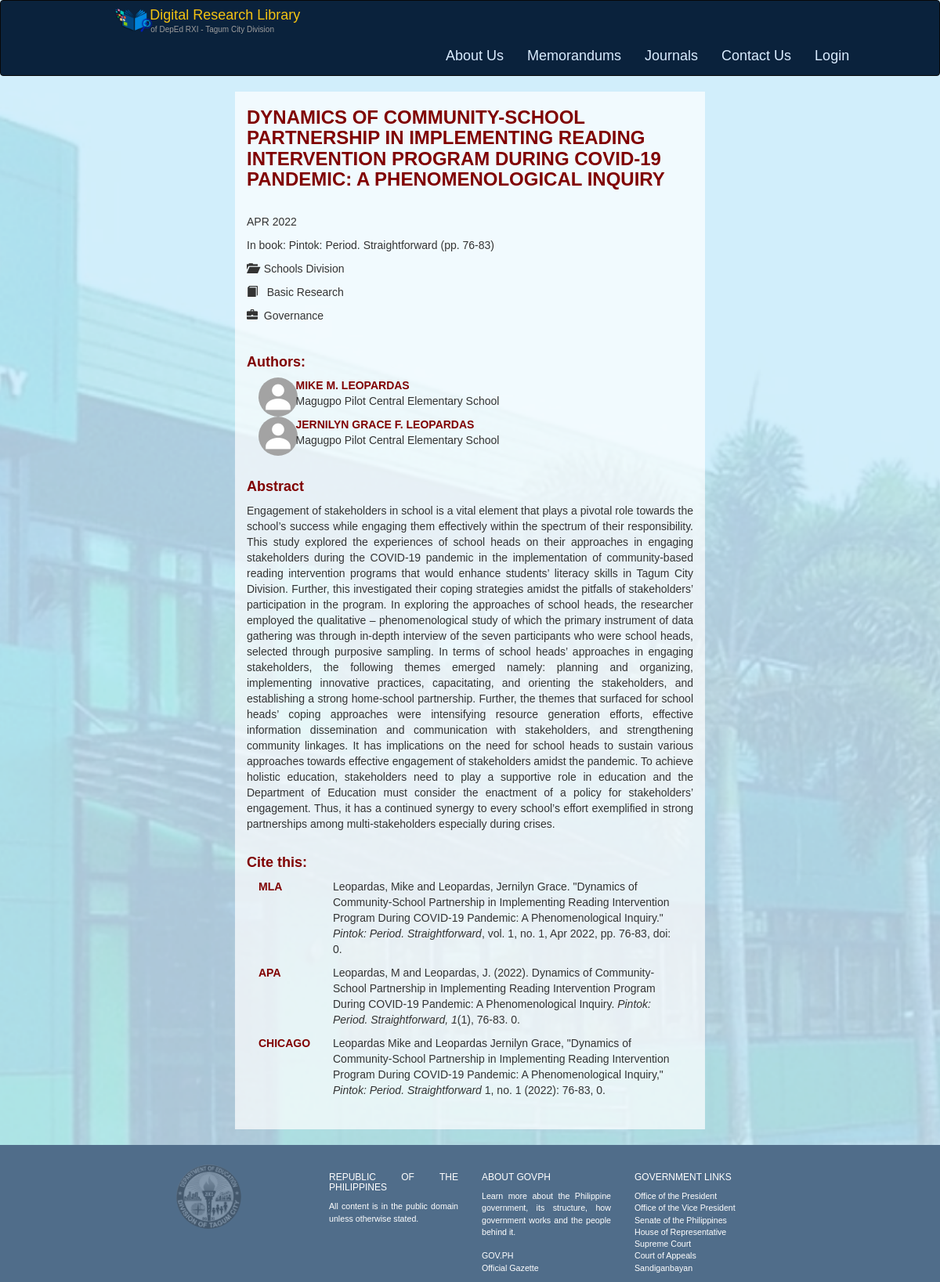
/pages/research_view.php?rid=29, run on the app's committed database.
### tables this page shows
CREATE TABLE `research_output` (
  `research_id` int(11) NOT NULL,
  `research_title` varchar(1024) NOT NULL,
  `research_doi` varchar(1024) NOT NULL,
  `research_category` varchar(1024) NOT NULL,
  `research_type` varchar(1024) NOT NULL,
  `research_agenda` varchar(1024) NOT NULL,
  `research_status` varchar(1024) NOT NULL,
  `research_abstract` varchar(2048) NOT NULL,
  `research_date_publish` date NOT NULL,
  `research_office` varchar(1024) NOT NULL,
  `research_keywords` varchar(512) NOT NULL,
  `research_journal_id` int(11) NOT NULL,
  `research_journal_pages` varchar(1024) NOT NULL,
  `research_filename` varchar(1024) NOT NULL,
  `research_filepath` varchar(1024) NOT NULL
);

CREATE TABLE `research_journal` (
  `journal_id` int(255) NOT NULL,
  `journal_user_id` int(255) NOT NULL COMMENT 'user who uploaded the journal',
  `journal_title` varchar(1024) NOT NULL,
  `journal_description` varchar(2048) NOT NULL,
  `journal_volume` int(255) NOT NULL,
  `journal_issue` int(255) NOT NULL,
  `journal_issn` varchar(1024) NOT NULL,
  `journal_publisher_name` varchar(1024) NOT NULL,
  `journal_date_publish` date NOT NULL,
  `journal_editor_team` varchar(1024) NOT NULL,
  `journal_filename` varchar(1024) NOT NULL,
  `journal_filepath` varchar(1024) NOT NULL,
  `journal_posted_at` datetime NOT NULL,
  `journal_updated_at` datetime NOT NULL,
  `journal_photo` varchar(1024) NOT NULL
);

CREATE TABLE `research_creation` (
  `creation_researcher_id` int(255) NOT NULL,
  `creation_research_id` int(255) NOT NULL
);

CREATE TABLE `researcher` (
  `researcher_id` int(255) NOT NULL,
  `researcher_user_id` int(255) DEFAULT NULL,
  `researcher_first_name` varchar(1024) NOT NULL,
  `researcher_middle_name` varchar(1024) NOT NULL,
  `researcher_last_name` varchar(1024) NOT NULL,
  `researcher_office` varchar(1024) NOT NULL,
  `researcher_designation` varchar(1024) NOT NULL,
  `researcher_profile_picture` varchar(1024) NOT NULL,
  `researcher_email` varchar(1024) NOT NULL
);

### pages/research_view.php (the view, shortened to what this page needs)
<?php
include "../database/db_config.php";
?>
<DOCTYPE! html>
<html>
	<head>
		<link rel="stylesheet" href="https://cdnjs.cloudflare.com/ajax/libs/font-awesome/4.7.0/css/font-awesome.min.css">
		<link rel="stylesheet" type="text/css" href="../bootstrap-3.3.7-dist/css/bootstrap.css">
		<link rel="stylesheet" type="text/css" href="../bootstrap-3.3.7-dist/css/bootstrap.min.css">
		<link rel="stylesheet" type="text/css" href="../css/body_css.css">
		<link rel="stylesheet" type="text/css" href="../css/footer_css.css">
		<link rel="stylesheet" type="text/css" href="../css/nav_css.css">
	</head>
	<body class="bg-light">
		<?php
			@include("navigation.php");
		?>
		<div class="container-fluid ">
		  	<div class="row content">
			    <div class="col-sm-3 sidenav" >
			    </div>
			    <div class="col-sm-6 center_content body_middle" >
			    <div class=" center_content" >
			    	<?php
			    		$id = intval($_GET['rid']);
						$query = "SELECT *
								FROM research_output AS ro
								INNER JOIN research_journal AS rj
								ON rj.journal_id = ro.research_journal_id
								WHERE ro.research_id = '$id'";
						if ($result = $db->query($query)) {
							while ($row = $result->fetch_assoc()) {
								$jtitle = ucwords(strtolower($row['journal_title']));
								$jpages = $row['research_journal_pages'];
								$rdate = strtotime($row['journal_date_publish']);
								$months = array("null","Jan","Feb","Mar","Apr","May","Jun","Jul","Aug","Sep","Oct","Nov","Dec");
								$queryAuthors = "SELECT * FROM researcher AS rs INNER JOIN research_creation As rc ON rs.researcher_id = rc.creation_researcher_id WHERE rc.creation_research_id = $id";
								$data_authors = [];
								if ($resultAuthor = $db->query($queryAuthors)) {
									while ($rowAuthor = $resultAuthor->fetch_assoc()) {
										$fields = [];
										$fields['fullname'] = strtoupper($rowAuthor['researcher_first_name']." ".$rowAuthor['researcher_middle_name'][0].". ".$rowAuthor['researcher_last_name']);
										$fields['fname'] = ucwords(strtolower($rowAuthor['researcher_first_name']));
										$fields['lname'] = ucwords(strtolower($rowAuthor['researcher_last_name']));
										$fields['profilepic'] = $rowAuthor['researcher_profile_picture'];
										$fields['office'] = ucwords(strtolower($rowAuthor['researcher_office']));
										$data_authors[] = $fields;
									}
								} else {
									echo $db->error;
								}
					?>
					<div>
						<p class="author_name h3" style="color: maroon;">
							<b> <?=strtoupper($row['research_title'])?> </b>
						</p>
					</div>
					<div>
						<br>
						<p> <?=strtoupper($months[intval(date('m',$rdate))])." ".date('Y',$rdate)?> </p>
						<p> In book: <?=$jtitle?> (pp. <?=$jpages?>) </p>
						<div>
							<p><span class="glyphicon glyphicon-folder-open"> </span>&nbsp;&nbsp;<?=$row['research_category']?></p>
							<p><span class="glyphicon glyphicon-book">  </span> &nbsp;&nbsp;<?=$row['research_type']?> </p>
							<p><span class="glyphicon glyphicon-briefcase">  </span>&nbsp;&nbsp;<?=$row['research_agenda']?></p>
						</div>
						<div>
							<br>
							<p class="h4" style="color: maroon;"><b><?= count($data_authors) > 1 ? 'Authors:' : 'Author:' ?></b></p>
							<?php
							foreach($data_authors as $author) {
							?>
								<div class="" style=" height: 50px;">
									<div class="col-sm-1" >
										<img class="  img-circle " src="../images/profile_pictures/<?=$author['profilepic']?>" alt="<?=$author['lname']?>" width="50px" height="50px">
									</div>
									<div class="col-sm-11 text-left" >
										<p>
											<b class="author_name" style="color: maroon;"> <?=$author['fullname']?>
											</b>
											<br> <?=$author['office']?>
										</p>
									</div>
								</div>
							<?php
							}
							?>
						</div>
					</div>
					<div>
						<br>
						<p class="h4" style="color: maroon;"><b> Abstract </b></p>
						<p class="text-justify">
							<?=$row['research_abstract']?>
						</p>
					</div>
					<div>
						<p class="h4" style="color: maroon;"> <br> <b> Cite this:</b></p>
						<div>
							<?php
								$mla_authors = "Unknown";
								$apa_authors = "Unknown";
								$chicago_authors = "Unknown";
								if (count($data_authors) == 1) {
									$mla_authors = $data_authors[0]['lname'].", ".$data_authors[0]['fname'];
									$apa_authors = $data_authors[0]['lname'].", ".$data_authors[0]['fname'][0];
									$chicago_authors = $data_authors[0]['lname']." ".$data_authors[0]['fname'];
								} else if (count($data_authors) == 2) {
									$mla_authors = $data_authors[0]['lname'].", ".$data_authors[0]['fname']." and ".$data_authors[1]['lname'].", ".$data_authors[1]['fname'];
									$apa_authors = $data_authors[0]['lname'].", ".$data_authors[0]['fname'][0]." and ". $data_authors[1]['lname'].", ".$data_authors[1]['fname'][0];
									$chicago_authors = $data_authors[0]['lname']." ".$data_authors[0]['fname']." and ". $data_authors[1]['lname']." ".$data_authors[1]['fname'];
								} else if (count($data_authors) >= 3) {
									$mla_authors = $data_authors[0]['lname'].", ".$data_authors[0]['fname']." et al";
									$apa_authors = $data_authors[0]['lname'].", ".$data_authors[0]['fname'][0]." et al";
									$chicago_authors = $data_authors[0]['lname']." ".$data_authors[0]['fname']." et al";
								}
								$mla = $mla_authors.'. "'.$row['research_title'].'." <i>'.$row['journal_title']."</i>, vol. ".$row['journal_volume'].", no. ".$row['journal_issue'].", ".$months[intval(date('m',$rdate))]." ".date('Y',$rdate).", pp. ".$row['research_journal_pages'].", doi: ".$row['research_doi'].".";
								$apa = $apa_authors.'. ('.date('Y',$rdate)."). ".$row['research_title'].'. <i>'.$row['journal_title'].", ".$row['journal_volume']."</i>(".$row['journal_issue']."), ".$row['research_journal_pages'].". ".$row['research_doi'].".";
								$chicago = $chicago_authors.', "'.$row['research_title'].'," <i>'.$row['journal_title']."</i> ".$row['journal_volume'].", no. ".$row['journal_issue']." (".date('Y',$rdate)."): ".$row['research_journal_pages'].", ".$row['research_doi'].".";
							?>
							<p class="col-md-2" style="color: maroon;"><b>MLA</b></p>
							<p class="col-md-10">
								<?=$mla?>
							</p>
						</div>
						<div>
							<p class="col-md-2" style="color: maroon;"><b>APA</b></p>
							<p class="col-md-10">
								<?=$apa?>
							</p>
						</div>
							<p class="col-md-2" style="color: maroon;"><b>CHICAGO</b></p>
							<p class="col-md-10">
								<?=$chicago?>
							</p>
						</div>
						<p>&nbsp;</p>
						<?php
							}
						} else {
							echo "<p> No conducted Research yet.</p>";
						}
						?>
					</div>
					</div>
				<div class="col-sm-3 sidenav" >
			    </div>
		  </div>
		</div>
		<br>
		<?php
			@include("footer.php");
		?>
	</body>
</html>

### css/body_css.css (style rules this page uses)
html { height: 100%; margin: 0; }
* { box-sizing: border-box; }
body { margin: 0; font-family: Arial, Helvetica, sans-serif; background-color: #f0f0ff; background-image: url('../images/bg2.png'); background-attachment: fixed; background-position: center; background-repeat: no-repeat; background-size: cover; width: 100%; }
.author_name { color: #00017A; }
.body_middle { background: rgba(255, 255, 255, 0.7) }

### css/nav_css.css (style rules this page uses)
body { margin: 0; font-family: Arial, Helvetica, sans-serif; }

### data on the page
research_output: research_title "DYNAMICS OF COMMUNITY-SCHOOL PARTNERSHIP IN IMPLEMENTING READING INTERVENTION PROGRAM DURING COVID-19 PANDEMIC: A PHENOMENOLOGICAL INQUIRY", research_journal.journal_date_publish "APR", research_journal.journal_date_publish "2022", research_journal.journal_title "Pintok: Period. Straightforward", research_journal_pages "76-83", research_category "Schools Division", research_type "Basic Research", research_agenda "Governance", research_abstract "Engagement of stakeholders in school is a vital element that plays a pivotal role towards the school’s success while engaging them effectively within the spectrum of their responsibility. This study explored the experiences of school heads on their approaches in engaging stakeholders during the COVID-19 pandemic in the implementation of community-based reading intervention programs that would enhance students’ literacy skills in Tagum City Division. Further, this investigated their coping strategies amidst the pitfalls of stakeholders’ participation in the program. In exploring the approaches of school heads, the researcher employed the qualitative – phenomenological study of which the…", mla_authors "Leopardas, Mike and Leopardas, Jernilyn Grace", research_title "Dynamics of Community-School Partnership in Implementing Reading Intervention Program During COVID-19 Pandemic: A Phenomenological Inquiry", research_journal.journal_volume "1", research_journal.journal_issue "1", research_journal.journal_date_publish "Apr", research_doi "0", apa_authors "Leopardas, M and Leopardas, J", chicago_authors "Leopardas Mike and Leopardas Jernilyn Grace"
research_creation: creation_researcher.researcher_profile_picture (placeholder picture), fullname "MIKE M. LEOPARDAS", creation_researcher.researcher_office "Magugpo Pilot Central Elementary School"
research_creation: creation_researcher.researcher_profile_picture (placeholder picture), fullname "JERNILYN GRACE F. LEOPARDAS", creation_researcher.researcher_office "Magugpo Pilot Central Elementary School"
